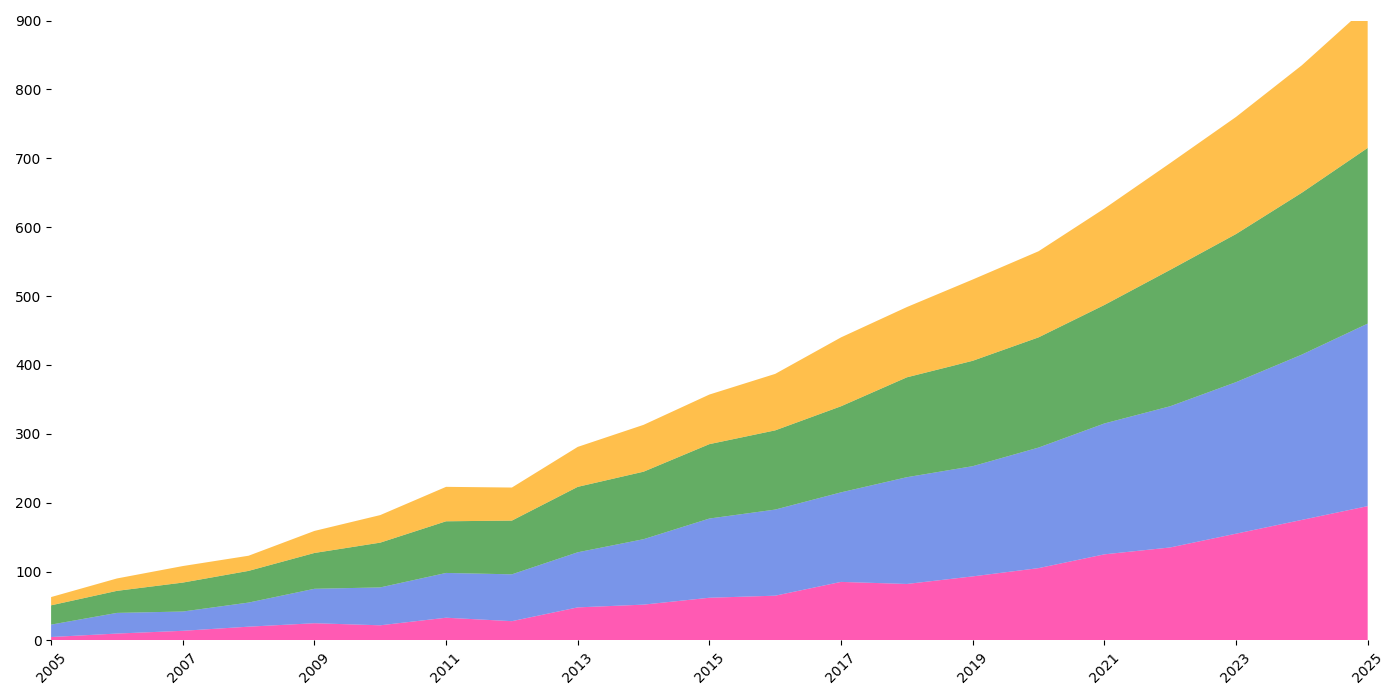

Reproduce this figure in Python.
import matplotlib.pyplot as plt
import numpy as np

years = np.arange(2005, 2026)

solar_energy = np.array([
    5, 10, 14, 20, 25, 22, 33, 28, 48, 52,
    62, 65, 85, 82, 93, 105, 125, 135, 155, 175,
    195
])
wind_energy = np.array([
    18, 30, 28, 35, 50, 55, 65, 68, 80, 95,
    115, 125, 130, 155, 160, 175, 190, 205, 220, 240,
    265
])
hydro_energy = np.array([
    28, 32, 42, 46, 52, 65, 75, 78, 95, 98,
    108, 115, 125, 145, 153, 160, 172, 198, 215, 235,
    255
])
biomass_energy = np.array([
    12, 18, 24, 22, 32, 40, 50, 48, 58, 68,
    72, 82, 100, 102, 118, 125, 140, 155, 170, 185,
    206
])

fig, ax = plt.subplots(figsize=(14, 7))

ax.stackplot(years, solar_energy, wind_energy, hydro_energy, biomass_energy, 
             colors=['#FF1493', '#4169E1', '#228B22', '#FFA500'], alpha=0.7)

ax.set_xlim(years[0], years[-1])
ax.set_ylim(0, 900)

ax.set_xticks(years[::2])
plt.xticks(rotation=45)

# Remove grid lines
ax.grid(False)

# Turn off the spines
ax.spines['top'].set_visible(False)
ax.spines['right'].set_visible(False)
ax.spines['left'].set_visible(False)
ax.spines['bottom'].set_visible(False)

plt.tight_layout()

plt.show()
